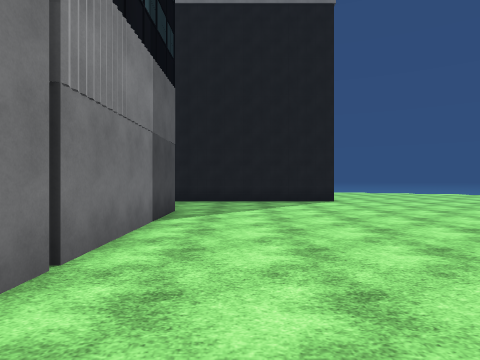
[1] (above)

24 first-person views from a walk through a Unity game level. The camera is 1.4 m above the floor, looks level and sees 75° across. The floor is counted in squares, 2 m on a side. Each view is taken from the middle of a square. On the plan, view 1 faces up. The plan holds only what a view shows up to about 10 squares ahead; the rest is blank. The place goes on beyond the plan. The player character is not drawn. Some animated figures are left out. Some surface patterns are stand-ins.

[2]
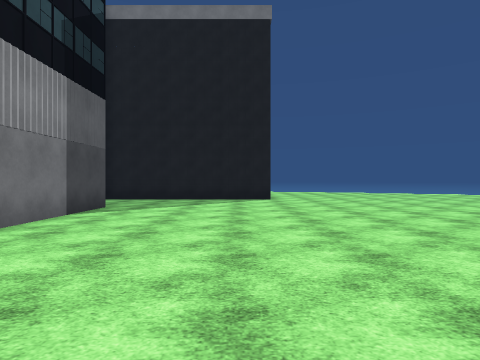

[3]
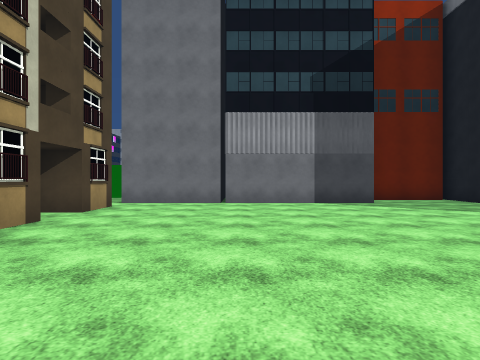

[4]
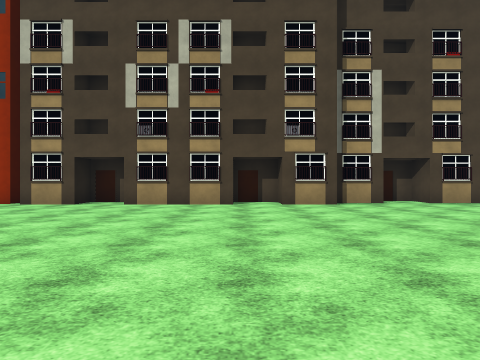

[5]
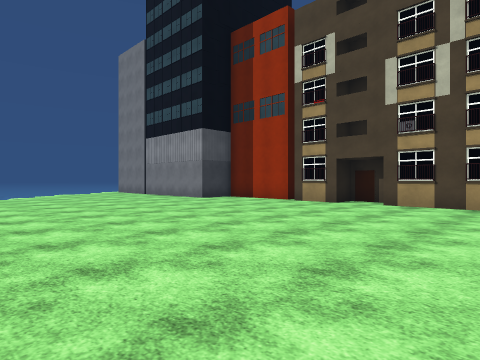

[6]
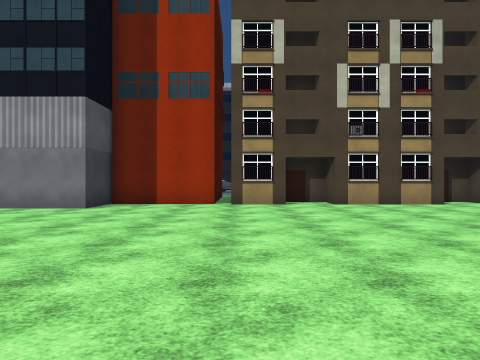

[7]
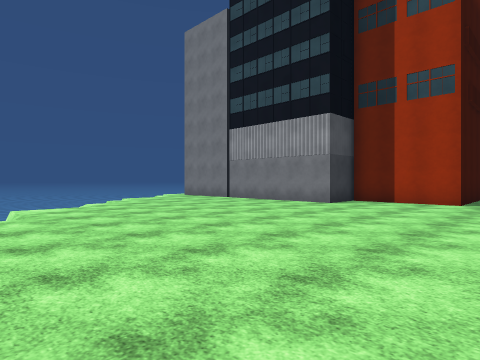

[8]
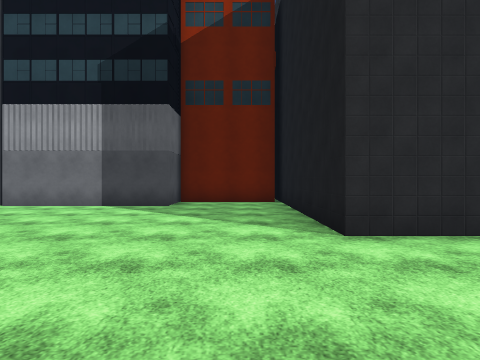

[9]
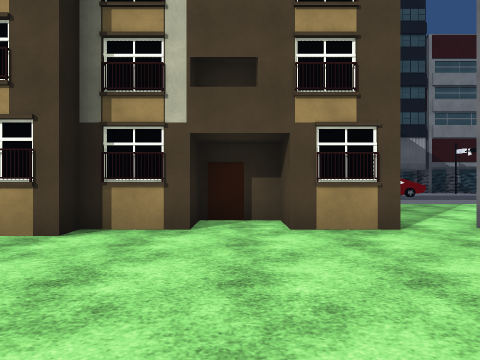

[10]
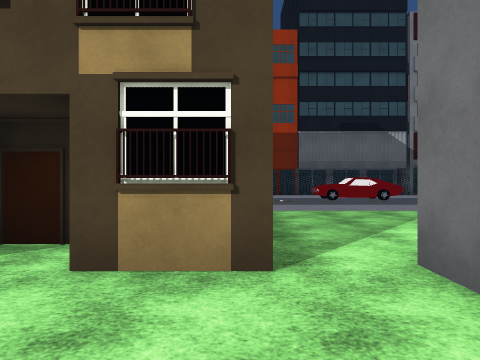

[11]
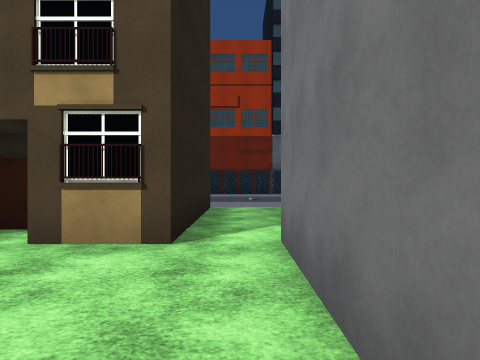

[12]
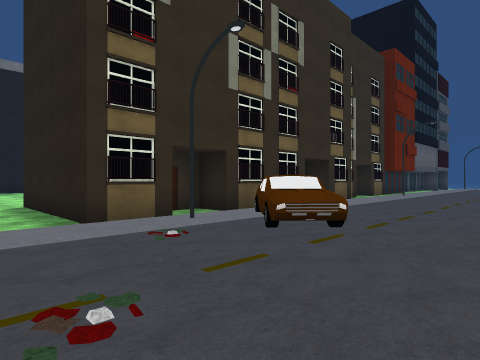

[13]
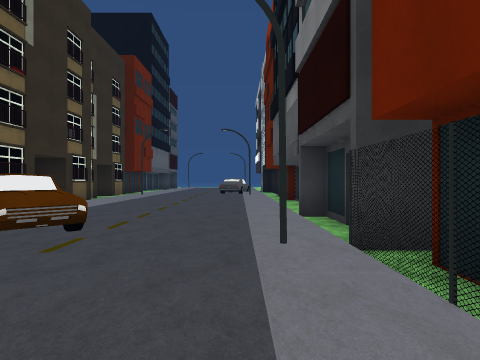

[14]
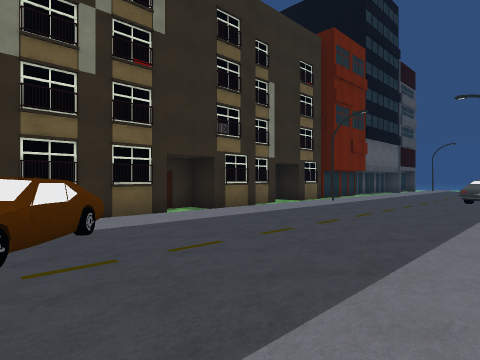

[15]
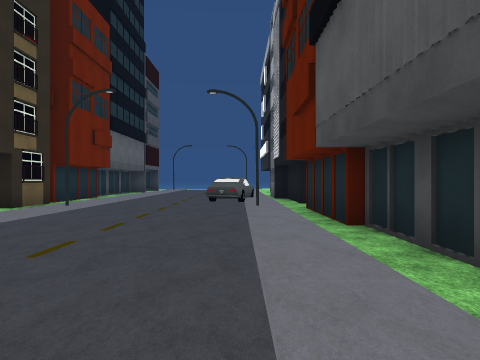

[16]
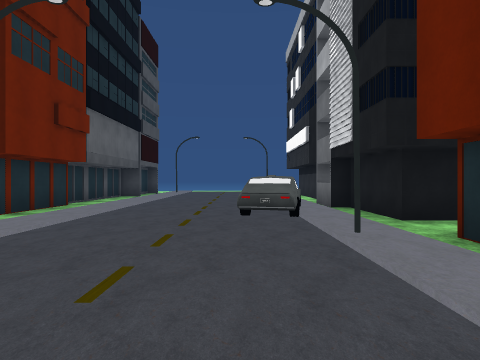

[17]
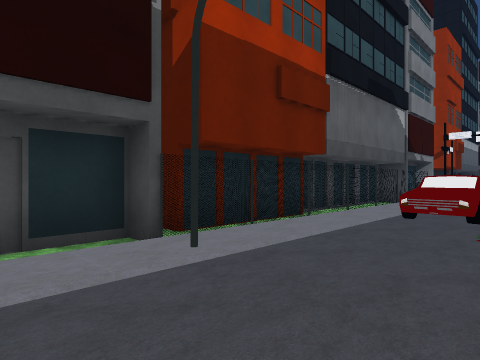

[18]
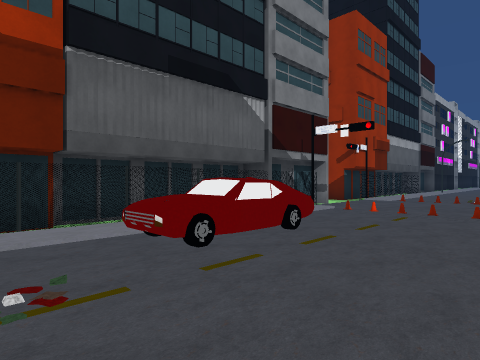

[19]
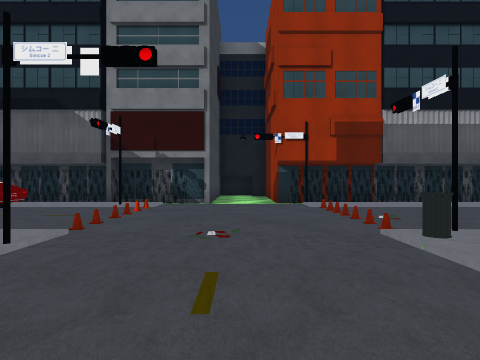

[20]
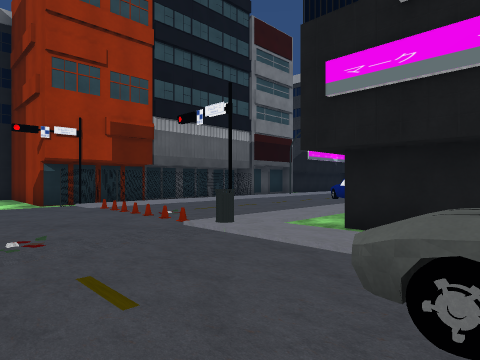

[21]
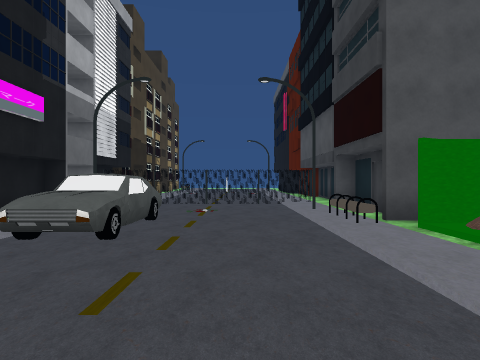

[22]
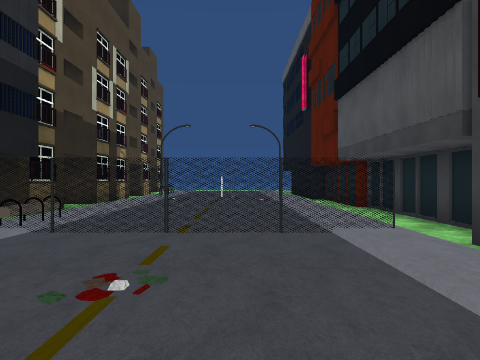

[23]
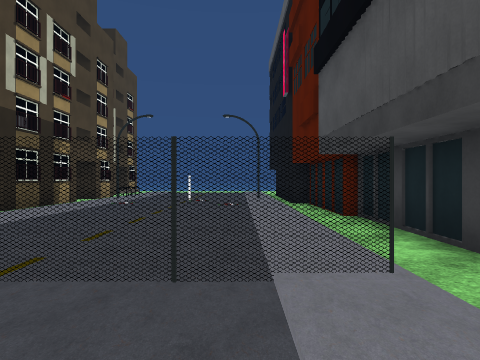

[24]
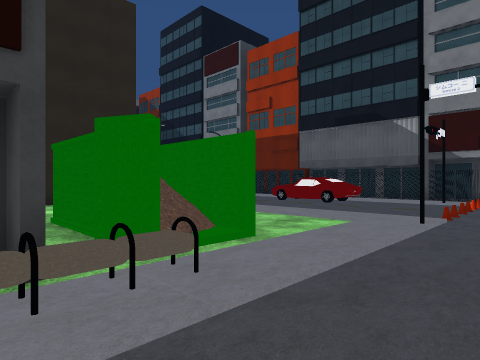

### Floor plan
Key: @ floor where view 1 was taken; # wall or solid block; . floor; / step, stairs or slope; = window, fence, low wall or low ledge; B building; S streetlight; C car; F fence; I bin; E bench.
Columns run from 19 left of view 1 to 18 right of it. Each row starts with its distance up from view 1.
 11     # ......#         #..
 10     #.......B   #..........    .....
  9     #.......#   #.....................
  8     #.......#   #.....................
  7      .......##  ##....................
  6     #........#   #....................
  5     #........#   #....................
  4      ........#   #....................
  3       FF.FF#.    #....................
  2      BE.....#    #....................
  1      BS....S#    #..................##
  0        C...=#    #.@....#..###.##...#
 -1        C...E#... ..##.###### ########
 -2       .C....###....####          #
 -3       ......###....# ##          #
 -4      ..............#### ######.#######
 -5   ........#........##.###.............
 -6  .....I.............S.CC.......S......
 -7  ...../..............CC...............
 -8  ...../..............C................
 -9   ..../.......CCC................C....
-10   ..../.......CCC...S..........S.CCC
-11  F.FF#F..#F#FF.FF#FF#...............B
-12 ########.###############  ######.####
-13        #                        .#
-14        #

Positions as (right, up) in squares from view 1, and headings:
1: (0, 0), facing up
2: (2, -1), facing up
3: (8, 3), facing left
4: (7, 9), facing down
5: (7, 9), facing down-right
6: (13, 9), facing down
7: (12, 10), facing down-right
8: (7, 9), facing left
9: (2, 4), facing down
10: (0, 2), facing down
11: (-1, 3), facing down
12: (-2, -10), facing up-right
13: (-2, -10), facing right
14: (2, -11), facing up-right
15: (4, -10), facing right
16: (8, -9), facing right
17: (3, -8), facing down-left
18: (-1, -6), facing down-left
19: (-11, -2), facing down
20: (-10, -2), facing down-left
21: (-10, -6), facing up
22: (-10, -1), facing up
23: (-9, 1), facing up
24: (-10, 0), facing down-right
